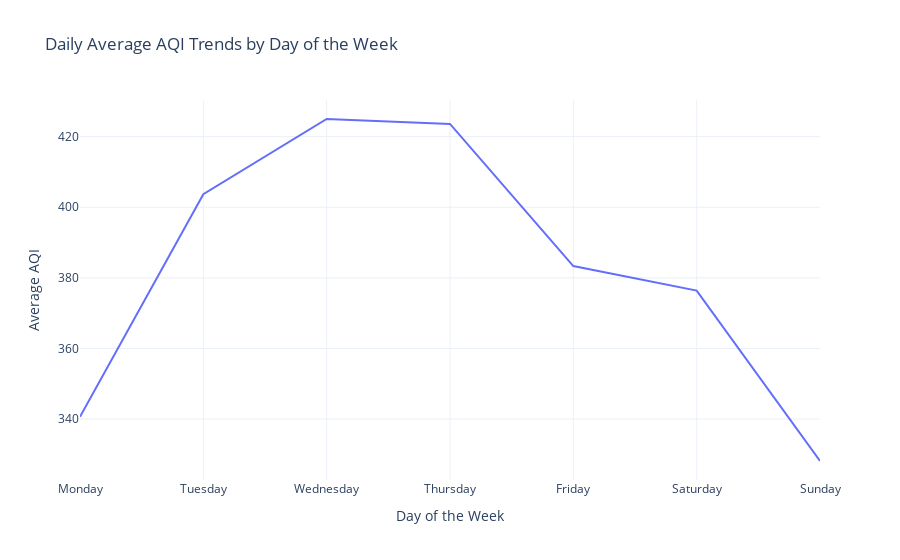

Notebook code cell kept with this figure:
### Code cell
# Daily Average AQI Trends by Day of The week

# Assuming 'data' is your DataFrame with hourly data
# If 'date' is not already in datetime format, convert it
df['date'] = pd.to_datetime(df['date'])

# Extract day of the week for daily aggregation
df['DayOfWeek'] = df['date'].dt.day_name()

# Calculate daily average AQI
daily_avg_aqi = df.groupby('DayOfWeek')['AQI'].mean().reset_index()

# Order the days of the week
days_order = ['Monday', 'Tuesday', 'Wednesday', 'Thursday', 'Friday', 'Saturday', 'Sunday']
daily_avg_aqi['DayOfWeek'] = pd.Categorical(daily_avg_aqi['DayOfWeek'], categories=days_order, ordered=True)
daily_avg_aqi = daily_avg_aqi.sort_values('DayOfWeek')

# Create a line plot for daily trends in AQI
fig = px.line(daily_avg_aqi, x='DayOfWeek', y='AQI',
              title='Daily Average AQI Trends by Day of the Week',
              labels={'AQI': 'Average AQI', 'DayOfWeek': 'Day of the Week'})
fig.show()

### Figure 1 — Plotly figure (JSON) as saved in the notebook; plotly's stock layout.template omitted (floating-point values rounded to 4 significant figures)
{"data": [{"hovertemplate": "Day of the Week=%{x}<br>Average AQI=%{y}<extra></extra>", "legendgroup": "", "line": {"color": "#636efa", "dash": "solid"}, "marker": {"symbol": "circle"}, "mode": "lines", "name": "", "orientation": "v", "showlegend": false, "type": "scatter", "x": ["Monday", "Tuesday", "Wednesday", "Thursday", "Friday", "Saturday", "Sunday"], "xaxis": "x", "y": [340.6, 403.7, 425, 423.6, 383.3, 376.4, 328.1], "yaxis": "y"}], "layout": {"autosize": true, "legend": {"tracegroupgap": 0}, "title": {"text": "Daily Average AQI Trends by Day of the Week"}, "xaxis": {"anchor": "y", "autorange": true, "domain": [0, 1], "range": [0, 6], "title": {"text": "Day of the Week"}, "type": "category"}, "yaxis": {"anchor": "x", "autorange": true, "domain": [0, 1], "range": [322.7, 430.4], "title": {"text": "Average AQI"}, "type": "linear"}}}
